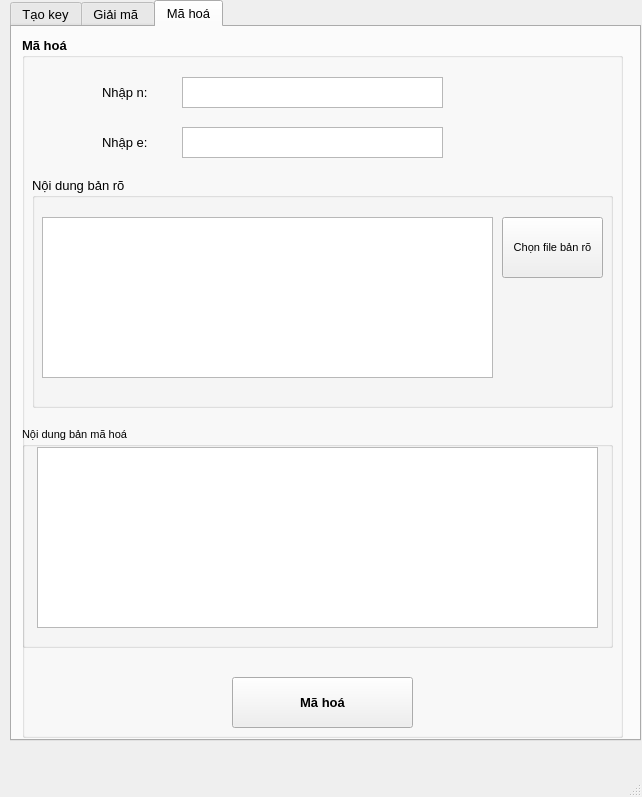
<?xml version="1.0" encoding="UTF-8"?>
<ui version="4.0">
 <class>MainWindow</class>
 <widget class="QMainWindow" name="MainWindow">
  <property name="geometry">
   <rect>
    <x>0</x>
    <y>0</y>
    <width>642</width>
    <height>797</height>
   </rect>
  </property>
  <property name="windowTitle">
   <string>Kênh an toàn sử dụng RSA</string>
  </property>
  <widget class="QWidget" name="centralwidget">
   <widget class="QTabWidget" name="tabWidget">
    <property name="geometry">
     <rect>
      <x>10</x>
      <y>0</y>
      <width>631</width>
      <height>741</height>
     </rect>
    </property>
    <property name="font">
     <font>
      <pointsize>10</pointsize>
     </font>
    </property>
    <property name="currentIndex">
     <number>2</number>
    </property>
    <widget class="QWidget" name="tab_3">
     <attribute name="title">
      <string>Tạo key</string>
     </attribute>
     <widget class="QGroupBox" name="groupBox">
      <property name="geometry">
       <rect>
        <x>20</x>
        <y>20</y>
        <width>591</width>
        <height>381</height>
       </rect>
      </property>
      <property name="font">
       <font>
        <pointsize>10</pointsize>
        <weight>75</weight>
        <bold>true</bold>
       </font>
      </property>
      <property name="title">
       <string>Tạo khoá</string>
      </property>
      <widget class="QTextBrowser" name="text_p">
       <property name="geometry">
        <rect>
         <x>60</x>
         <y>30</y>
         <width>91</width>
         <height>31</height>
        </rect>
       </property>
      </widget>
      <widget class="QLabel" name="label">
       <property name="geometry">
        <rect>
         <x>20</x>
         <y>30</y>
         <width>51</width>
         <height>21</height>
        </rect>
       </property>
       <property name="font">
        <font>
         <pointsize>12</pointsize>
         <weight>50</weight>
         <bold>false</bold>
        </font>
       </property>
       <property name="text">
        <string>p = </string>
       </property>
      </widget>
      <widget class="QTextBrowser" name="text_q">
       <property name="geometry">
        <rect>
         <x>60</x>
         <y>70</y>
         <width>91</width>
         <height>31</height>
        </rect>
       </property>
      </widget>
      <widget class="QLabel" name="label_2">
       <property name="geometry">
        <rect>
         <x>20</x>
         <y>70</y>
         <width>51</width>
         <height>21</height>
        </rect>
       </property>
       <property name="font">
        <font>
         <pointsize>12</pointsize>
         <weight>50</weight>
         <bold>false</bold>
        </font>
       </property>
       <property name="text">
        <string>q = </string>
       </property>
      </widget>
      <widget class="QLabel" name="label_3">
       <property name="geometry">
        <rect>
         <x>170</x>
         <y>60</y>
         <width>41</width>
         <height>16</height>
        </rect>
       </property>
       <property name="font">
        <font>
         <pointsize>15</pointsize>
         <weight>50</weight>
         <bold>false</bold>
        </font>
       </property>
       <property name="text">
        <string>&gt;&gt;</string>
       </property>
      </widget>
      <widget class="QTextBrowser" name="text_n">
       <property name="geometry">
        <rect>
         <x>270</x>
         <y>30</y>
         <width>101</width>
         <height>31</height>
        </rect>
       </property>
      </widget>
      <widget class="QLabel" name="label_4">
       <property name="geometry">
        <rect>
         <x>220</x>
         <y>70</y>
         <width>71</width>
         <height>21</height>
        </rect>
       </property>
       <property name="font">
        <font>
         <pointsize>12</pointsize>
         <weight>50</weight>
         <bold>false</bold>
        </font>
       </property>
       <property name="text">
        <string>0n =</string>
       </property>
      </widget>
      <widget class="QTextBrowser" name="text_phi_n">
       <property name="geometry">
        <rect>
         <x>270</x>
         <y>70</y>
         <width>101</width>
         <height>31</height>
        </rect>
       </property>
      </widget>
      <widget class="QLabel" name="label_5">
       <property name="geometry">
        <rect>
         <x>230</x>
         <y>30</y>
         <width>51</width>
         <height>21</height>
        </rect>
       </property>
       <property name="font">
        <font>
         <pointsize>12</pointsize>
         <weight>50</weight>
         <bold>false</bold>
        </font>
       </property>
       <property name="text">
        <string>n = </string>
       </property>
      </widget>
      <widget class="QLabel" name="label_6">
       <property name="geometry">
        <rect>
         <x>390</x>
         <y>60</y>
         <width>41</width>
         <height>16</height>
        </rect>
       </property>
       <property name="font">
        <font>
         <pointsize>15</pointsize>
         <weight>50</weight>
         <bold>false</bold>
        </font>
       </property>
       <property name="text">
        <string>&gt;&gt;</string>
       </property>
      </widget>
      <widget class="QTextBrowser" name="text_e">
       <property name="geometry">
        <rect>
         <x>480</x>
         <y>30</y>
         <width>101</width>
         <height>31</height>
        </rect>
       </property>
      </widget>
      <widget class="QLabel" name="label_7">
       <property name="geometry">
        <rect>
         <x>440</x>
         <y>70</y>
         <width>71</width>
         <height>21</height>
        </rect>
       </property>
       <property name="font">
        <font>
         <pointsize>12</pointsize>
         <weight>50</weight>
         <bold>false</bold>
        </font>
       </property>
       <property name="text">
        <string>d =</string>
       </property>
      </widget>
      <widget class="QTextBrowser" name="text_d">
       <property name="geometry">
        <rect>
         <x>480</x>
         <y>70</y>
         <width>101</width>
         <height>31</height>
        </rect>
       </property>
      </widget>
      <widget class="QLabel" name="label_8">
       <property name="geometry">
        <rect>
         <x>440</x>
         <y>30</y>
         <width>51</width>
         <height>21</height>
        </rect>
       </property>
       <property name="font">
        <font>
         <pointsize>12</pointsize>
         <weight>50</weight>
         <bold>false</bold>
        </font>
       </property>
       <property name="text">
        <string>e = </string>
       </property>
      </widget>
      <widget class="QLabel" name="label_9">
       <property name="geometry">
        <rect>
         <x>10</x>
         <y>130</y>
         <width>131</width>
         <height>31</height>
        </rect>
       </property>
       <property name="font">
        <font>
         <pointsize>10</pointsize>
         <weight>50</weight>
         <bold>false</bold>
        </font>
       </property>
       <property name="text">
        <string>Public key (n,e) : </string>
       </property>
      </widget>
      <widget class="QTextBrowser" name="text_public_key">
       <property name="geometry">
        <rect>
         <x>160</x>
         <y>130</y>
         <width>401</width>
         <height>61</height>
        </rect>
       </property>
      </widget>
      <widget class="QTextBrowser" name="text_private_key">
       <property name="geometry">
        <rect>
         <x>160</x>
         <y>220</y>
         <width>401</width>
         <height>61</height>
        </rect>
       </property>
      </widget>
      <widget class="QLabel" name="label_10">
       <property name="geometry">
        <rect>
         <x>10</x>
         <y>220</y>
         <width>131</width>
         <height>31</height>
        </rect>
       </property>
       <property name="font">
        <font>
         <pointsize>10</pointsize>
         <weight>50</weight>
         <bold>false</bold>
        </font>
       </property>
       <property name="text">
        <string>Private key (n,d) : </string>
       </property>
      </widget>
      <widget class="QPushButton" name="btn_TaoKhoa">
       <property name="geometry">
        <rect>
         <x>200</x>
         <y>310</y>
         <width>181</width>
         <height>51</height>
        </rect>
       </property>
       <property name="text">
        <string>Tạo khoá</string>
       </property>
      </widget>
     </widget>
    </widget>
    <widget class="QWidget" name="tab">
     <attribute name="title">
      <string>Giải mã </string>
     </attribute>
     <widget class="QGroupBox" name="groupBox_4">
      <property name="geometry">
       <rect>
        <x>10</x>
        <y>10</y>
        <width>601</width>
        <height>711</height>
       </rect>
      </property>
      <property name="font">
       <font>
        <pointsize>10</pointsize>
        <weight>75</weight>
        <bold>true</bold>
       </font>
      </property>
      <property name="title">
       <string>Giải mã</string>
      </property>
      <widget class="QLabel" name="label_11">
       <property name="geometry">
        <rect>
         <x>80</x>
         <y>40</y>
         <width>91</width>
         <height>31</height>
        </rect>
       </property>
       <property name="font">
        <font>
         <weight>50</weight>
         <bold>false</bold>
        </font>
       </property>
       <property name="text">
        <string>Nhập n: </string>
       </property>
      </widget>
      <widget class="QTextEdit" name="text_Input_n">
       <property name="geometry">
        <rect>
         <x>160</x>
         <y>40</y>
         <width>261</width>
         <height>31</height>
        </rect>
       </property>
      </widget>
      <widget class="QTextEdit" name="text_Input_d">
       <property name="geometry">
        <rect>
         <x>160</x>
         <y>90</y>
         <width>261</width>
         <height>31</height>
        </rect>
       </property>
      </widget>
      <widget class="QLabel" name="label_12">
       <property name="geometry">
        <rect>
         <x>80</x>
         <y>90</y>
         <width>91</width>
         <height>31</height>
        </rect>
       </property>
       <property name="font">
        <font>
         <weight>50</weight>
         <bold>false</bold>
        </font>
       </property>
       <property name="text">
        <string>Nhập d: </string>
       </property>
      </widget>
      <widget class="QGroupBox" name="groupBox_5">
       <property name="geometry">
        <rect>
         <x>10</x>
         <y>149</y>
         <width>581</width>
         <height>211</height>
        </rect>
       </property>
       <property name="font">
        <font>
         <pointsize>8</pointsize>
         <weight>50</weight>
         <bold>false</bold>
        </font>
       </property>
       <property name="title">
        <string>Nội dung bản mật</string>
       </property>
       <widget class="QTextBrowser" name="text_content_BanMa02">
        <property name="geometry">
         <rect>
          <x>5</x>
          <y>20</y>
          <width>451</width>
          <height>181</height>
         </rect>
        </property>
       </widget>
       <widget class="QPushButton" name="btn_chose_BanMa">
        <property name="geometry">
         <rect>
          <x>460</x>
          <y>20</y>
          <width>111</width>
          <height>71</height>
         </rect>
        </property>
        <property name="font">
         <font>
          <pointsize>8</pointsize>
          <weight>50</weight>
          <bold>false</bold>
         </font>
        </property>
        <property name="text">
         <string>Chọn file bản mật</string>
        </property>
       </widget>
      </widget>
      <widget class="QGroupBox" name="groupBox_6">
       <property name="geometry">
        <rect>
         <x>10</x>
         <y>380</y>
         <width>581</width>
         <height>211</height>
        </rect>
       </property>
       <property name="font">
        <font>
         <pointsize>8</pointsize>
         <weight>50</weight>
         <bold>false</bold>
        </font>
       </property>
       <property name="title">
        <string>Nội dung bản rõ</string>
       </property>
       <widget class="QTextBrowser" name="text_content_BanRo02">
        <property name="geometry">
         <rect>
          <x>15</x>
          <y>20</y>
          <width>551</width>
          <height>181</height>
         </rect>
        </property>
       </widget>
      </widget>
      <widget class="QPushButton" name="btn_GiaiMa">
       <property name="geometry">
        <rect>
         <x>210</x>
         <y>640</y>
         <width>181</width>
         <height>51</height>
        </rect>
       </property>
       <property name="text">
        <string>Giải mã</string>
       </property>
      </widget>
     </widget>
    </widget>
    <widget class="QWidget" name="tab_2">
     <attribute name="title">
      <string>Mã hoá</string>
     </attribute>
     <widget class="QGroupBox" name="groupBox_2">
      <property name="geometry">
       <rect>
        <x>10</x>
        <y>10</y>
        <width>601</width>
        <height>701</height>
       </rect>
      </property>
      <property name="font">
       <font>
        <pointsize>10</pointsize>
        <weight>75</weight>
        <bold>true</bold>
       </font>
      </property>
      <property name="title">
       <string>Mã hoá</string>
      </property>
      <widget class="QPushButton" name="btn_MaHoa">
       <property name="geometry">
        <rect>
         <x>210</x>
         <y>640</y>
         <width>181</width>
         <height>51</height>
        </rect>
       </property>
       <property name="text">
        <string>Mã hoá</string>
       </property>
      </widget>
      <widget class="QGroupBox" name="groupBox_3">
       <property name="geometry">
        <rect>
         <x>0</x>
         <y>390</y>
         <width>591</width>
         <height>221</height>
        </rect>
       </property>
       <property name="font">
        <font>
         <pointsize>8</pointsize>
         <weight>50</weight>
         <bold>false</bold>
        </font>
       </property>
       <property name="title">
        <string>Nội dung bản mã hoá</string>
       </property>
       <widget class="QTextBrowser" name="text_content_BanMa">
        <property name="geometry">
         <rect>
          <x>15</x>
          <y>20</y>
          <width>561</width>
          <height>181</height>
         </rect>
        </property>
        <property name="font">
         <font>
          <pointsize>8</pointsize>
         </font>
        </property>
       </widget>
      </widget>
      <widget class="QLabel" name="label_13">
       <property name="geometry">
        <rect>
         <x>80</x>
         <y>90</y>
         <width>91</width>
         <height>31</height>
        </rect>
       </property>
       <property name="font">
        <font>
         <weight>50</weight>
         <bold>false</bold>
        </font>
       </property>
       <property name="text">
        <string>Nhập e: </string>
       </property>
      </widget>
      <widget class="QLabel" name="label_14">
       <property name="geometry">
        <rect>
         <x>80</x>
         <y>40</y>
         <width>91</width>
         <height>31</height>
        </rect>
       </property>
       <property name="font">
        <font>
         <weight>50</weight>
         <bold>false</bold>
        </font>
       </property>
       <property name="text">
        <string>Nhập n: </string>
       </property>
      </widget>
      <widget class="QTextEdit" name="text_Input_n_2">
       <property name="geometry">
        <rect>
         <x>160</x>
         <y>40</y>
         <width>261</width>
         <height>31</height>
        </rect>
       </property>
      </widget>
      <widget class="QTextEdit" name="text_Input_e">
       <property name="geometry">
        <rect>
         <x>160</x>
         <y>90</y>
         <width>261</width>
         <height>31</height>
        </rect>
       </property>
      </widget>
      <widget class="QGroupBox" name="groupBox_7">
       <property name="geometry">
        <rect>
         <x>10</x>
         <y>140</y>
         <width>581</width>
         <height>231</height>
        </rect>
       </property>
       <property name="font">
        <font>
         <weight>50</weight>
         <bold>false</bold>
        </font>
       </property>
       <property name="title">
        <string>Nội dung bản rõ</string>
       </property>
       <widget class="QPushButton" name="btn_chose_BanRo">
        <property name="geometry">
         <rect>
          <x>470</x>
          <y>40</y>
          <width>101</width>
          <height>61</height>
         </rect>
        </property>
        <property name="font">
         <font>
          <pointsize>8</pointsize>
          <weight>50</weight>
          <bold>false</bold>
         </font>
        </property>
        <property name="text">
         <string>Chọn file bản rõ</string>
        </property>
       </widget>
       <widget class="QTextBrowser" name="text_content_BanRo">
        <property name="geometry">
         <rect>
          <x>10</x>
          <y>40</y>
          <width>451</width>
          <height>161</height>
         </rect>
        </property>
        <property name="font">
         <font>
          <weight>50</weight>
          <bold>false</bold>
         </font>
        </property>
       </widget>
      </widget>
     </widget>
    </widget>
   </widget>
  </widget>
  <widget class="QMenuBar" name="menubar">
   <property name="geometry">
    <rect>
     <x>0</x>
     <y>0</y>
     <width>642</width>
     <height>26</height>
    </rect>
   </property>
  </widget>
  <widget class="QStatusBar" name="statusbar"/>
 </widget>
 <resources/>
 <connections/>
</ui>
